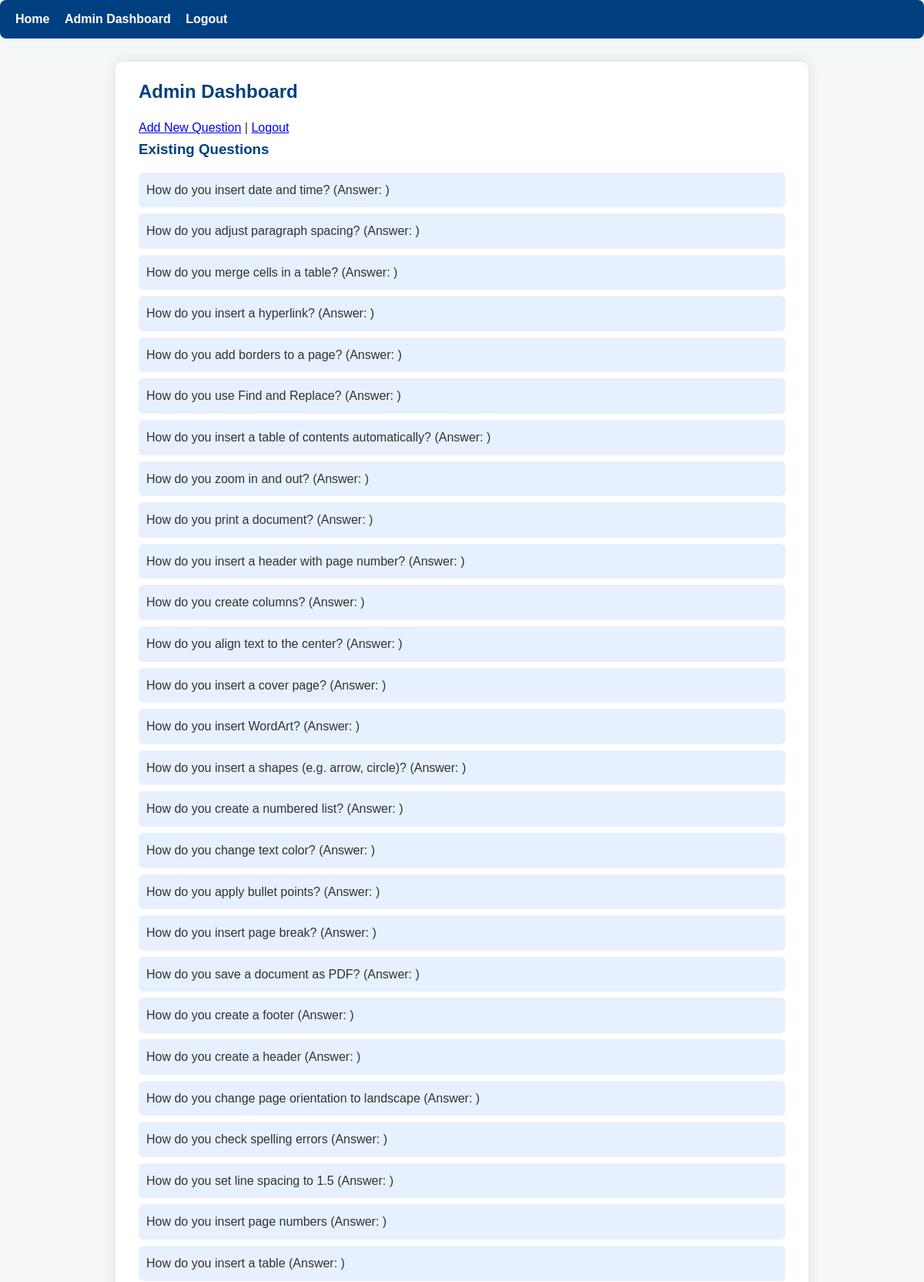
Screenshot of /admin/dashboard (signed in, upper part) with the database file from the repository.
### app.py (models this page shows)
class Question(db.Model):
    __tablename__ = "questions"
    id = db.Column(db.Integer, primary_key=True)
    question_text = db.Column(db.Text, nullable=False)
    model_answer = db.Column(db.Text, nullable=False)
    created_at = db.Column(db.DateTime, default=datetime.utcnow)

### app.py (the view)
@app.route("/admin/dashboard")
@login_required_admin
def admin_dashboard():
    questions = Question.query.order_by(Question.created_at.desc()).limit(100).all()
    return render_template("admin_dashboard.html", questions=questions)

### app.py (called while the page is built)
def login_required_admin(f):
    @wraps(f)
    def decorated(*args, **kwargs):
        if "admin_id" not in session:
            flash("Please log in as admin to continue.", "warning")
            return redirect(url_for("admin_login"))
        return f(*args, **kwargs)
    return decorated

### templates/admin_dashboard.html (shortened to what this page needs)
{% extends "base.html" %}
{% block content %}
<h2>Admin Dashboard</h2>
<a href="{{ url_for('admin_add_question') }}">Add New Question</a> | <a href="{{ url_for('admin_logout') }}">Logout</a>
<h3>Existing Questions</h3>
<ul>
    {% for q in questions %}
    <li>{{ q.question_text }} (Answer: {{ q.correct_answer }})</li>
    {% endfor %}
</ul>
{% endblock %}

### static/css/style.css (style rules this page uses)
* { box-sizing: border-box; margin: 0; padding: 0; font-family: Arial, sans-serif; }
body { background-color: #f4f6f8; color: #333; line-height: 1.6; }
h1, h2, h3 { margin-bottom: 15px; color: #004080; }
ul { list-style-type: none; margin: 10px 0; padding-left: 0; }
ul li { background-color: #e7f0ff; padding: 10px; margin-bottom: 8px; border-radius: 6px; }

### rows the page displays
Question: question_text "How do you insert date and time?"
Question: question_text "How do you adjust paragraph spacing?"
Question: question_text "How do you merge cells in a table?"
Question: question_text "How do you insert a hyperlink?"
Question: question_text "How do you add borders to a page?"
Question: question_text "How do you use Find and Replace?"
Question: question_text "How do you insert a table of contents automatically?"
Question: question_text "How do you zoom in and out?"
Question: question_text "How do you print a document?"
Question: question_text "How do you insert a header with page number?"
Question: question_text "How do you create columns?"
Question: question_text "How do you align text to the center?"
Question: question_text "How do you insert a cover page?"
Question: question_text "How do you insert WordArt?"
Question: question_text "How do you insert a shapes (e.g. arrow, circle)?"
Question: question_text "How do you create a numbered list?"
Question: question_text "How do you change text color?"
Question: question_text "How do you apply bullet points?"
Question: question_text "How do you insert page break?"
Question: question_text "How do you save a document as PDF?"
Question: question_text "How do you create a footer"
Question: question_text "How do you create a header"
Question: question_text "How do you change page orientation to landscape"
Question: question_text "How do you check spelling errors"
Question: question_text "How do you set line spacing to 1.5"
Question: question_text "How do you insert page numbers"
Question: question_text "How do you insert a table"
